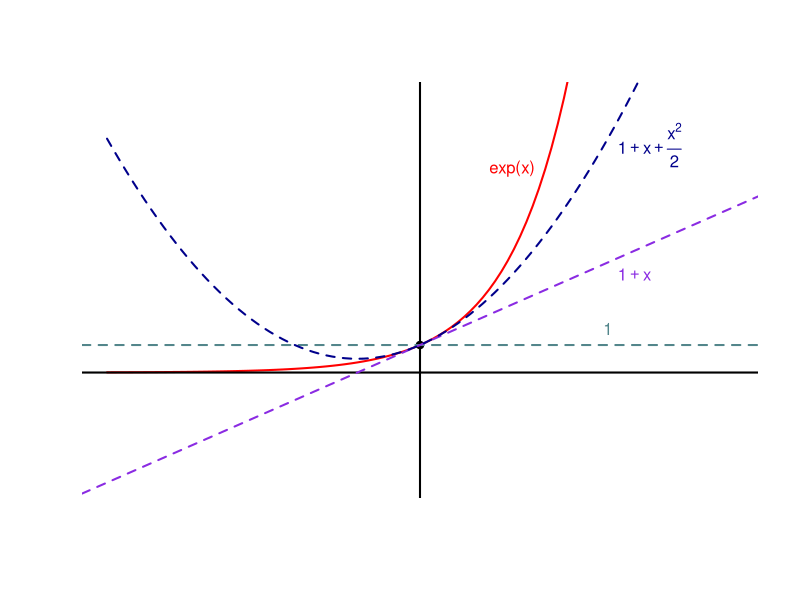
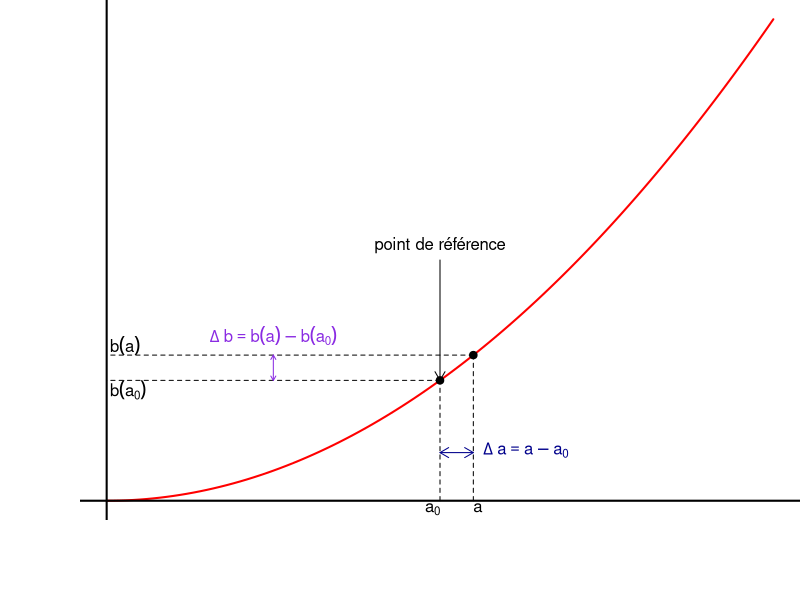

Source code (R) for these figures, in order: (Note: this script raises an error after producing the figures.)
## ---- chunk 1
knitr::opts_chunk$set(echo = FALSE, cache = TRUE)
## ---- chunk 2
f <- function(x) { exp(x) }
curve(f, -5, 5, axes = FALSE, xlab = NA, ylab = NA, col = "red", lwd = 2, ylim = c(-4, 10)); text(2, f(2), "exp(x)", pos = 2, col = "red")
abline(h=0, v = 0, lwd = 2)
points(0, 1, pch = 19, col = "black")
ord.col <- c("cadetblue4", "blueviolet", "darkblue")
abline(h = 1, lty = 2, col = ord.col[1], lwd = 2); text(3, 1, "1", col = ord.col[1], pos = 3)
abline(1, 1, lty = 2, col = ord.col[2], lwd = 2); text(3, 3.5, expression(1+x), pos = 4, col = ord.col[2])
curve(1+x+x^2/2, add = TRUE, col = ord.col[3], lty = 2, lwd = 2); text(3, 8, expression(1+x + frac(x^2, 2)), pos = 4, col = ord.col[3])
## ---- chunk 3
par(mar = c(4, 4, 0, 0))
f <- function(x) {x^2}
# curve(f, 0, 1, axes = FALSE, xlab = NA, ylab = NA, col = "red", lwd = 2)
x <- (0:100)/100; plot(x, f(x), axes = FALSE, xlab = NA, ylab = NA, col = "red", lwd = 2, type = "l")
x <- c(0.5, .55); points(x = x, y = f(x), pch = 19)
abline(h=0, v = 0, lwd = 2)
segments(x0 = rep(x, each = 2), x1 = c(x[1], 0, x[2], 0), 
         y0 = c(0, f(x[1]), 0, f(x[2])), y1 = rep(f(x), each = 2), lty = 2)
## add labels
text(x = x[1], y = -0.005, adj = c(1, 1), labels = expression(a[0]))
text(x = x[2], y = -0.005, adj = c(0, 1), labels = expression(a))
text(x = 0.005, y = f(x[1]), adj = c(0, 1), labels = expression(b(a[0])))
text(x = 0.005, y = f(x[2]), adj = c(0, 0), labels = expression(b(a)))
arrows(x[1], f(x[1]), x[1], f(x[1])+0.25, col = "black", code = 1, length = 0.1); text(x[1], f(x[1])+0.25, "point de référence", pos = 3)
## add arrows
arrows(x[1], 0.1, x[2], 0.1, code = 3, length = 0.1, col = "darkblue"); text(x[2], 0.1, expression(Delta~a==a-a[0]), pos = 4, col = "darkblue")
arrows(0.25, f(x[1]), 0.25, f(x[2]), code = 3, length = 0.05, col = "blueviolet"); text(0.25, f(x[2]), expression(Delta~b==b(a)-b(a[0])), pos = 3, col = "blueviolet")
## ---- chunk 4
knitr::include_graphics("../Images_externes/lego-assembled-disassembled.jpg")
## ---- chunk 5
curve(sin, -pi/2, pi/2, col = "red", ylim = c(-2, 2), lwd = 2, xlab = NA, ylab = NA); text(pi/2 - 0.05, 1, expression(sin(theta)), pos = 1, col= "red", cex = 1.5)
curve(tan, -pi/2, pi/2, col = "darkred", add = TRUE, lwd = 2); text(pi/4, 1, expression(tan(theta)), pos = 2, col= "darkred", cex = 1.5)
abline(h = 0, v = 0)
abline(0, 1, lty = 2); text(1, 1, expression(theta), pos = 3, cex = 1.5)
abline(v = 2*pi*20/360*c(-1, 1), col = "gray80")
## ---- chunk 6
curve(cos, -pi, pi, col = "red", ylim = c(-1, 1), lwd = 2, xlab = NA, ylab = NA); text(pi/2 - 0.05, 1, expression(cos(theta)), pos = 1, col= "red", cex = 1.5)
abline(h = 0, v = 0)
curve(1- x^2/2, col = "black", lty = 2, add = TRUE); text(1.5, -0.5, expression(1 - frac(theta^2, 2)), cex = 1.5, pos = 2)
abline(v = pi/4*c(-1, 1), col = "gray80")
## ---- chunk 7
curve(sin(x)/x, -pi, pi, col = "red", ylim = c(-1, 1), lwd = 2, xlab = NA, ylab = NA); text(pi/2 - 0.05, 1, expression(sinc(theta)), pos = 1, col= "red", cex = 1.5)
abline(h = 0, v = 0)
curve(1- x^2/6, col = "black", lty = 2, add = TRUE); text(1.5, -0.5, expression(1 - frac(theta^2, 6)), cex = 1.5, pos = 2)
abline(v = pi/4*c(-1, 1), col = "gray80")
